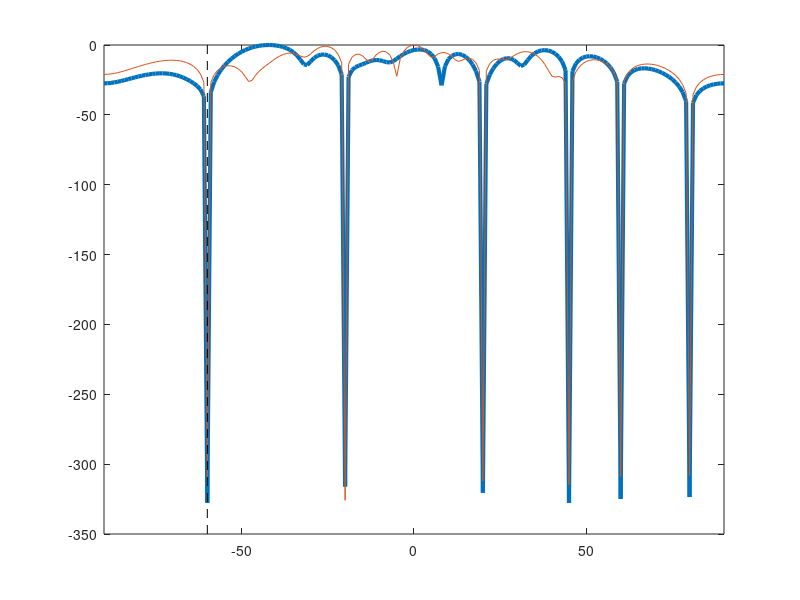

Write MATLAB code to recreate this figure. (Note: this script raises an error after producing the figure.)
close all
clear all
%%%%%%%%%%%%%%%%%%%%%%%%%%%%%%%%%%%%%%%%%%%%%%%%%%%%%%%%%%%%%%%%%%%%%%%%%%%
%----------------------------- Inputs ------------------------------------%
%%%%%%%%%%%%%%%%%%%%%%%%%%%%%%%%%%%%%%%%%%%%%%%%%%%%%%%%%%%%%%%%%%%%%%%%%%%
M = 16; %Number of elements
theta = [-60, -20, 20, 45, 60, 80]; %Directions
freq = 1*10^9; %Operating frequency
lambda = (3*10^8)/freq; %Lambda
d=lambda/2;
WF = sqrt(diag([1 1 1 1 1])); %Weighting factors
beamDirac = -90:90; %Beam range
threshold = 5*10^-16;

%%%%%%%%%%%%%%%%%%%%%%%%%%%%%%%%%%%%%%%%%%%%%%%%%%%%%%%%%%%%%%%%%%%%%%%%%%%
%------------------------ Steering vectors -------------------------------%
%%%%%%%%%%%%%%%%%%%%%%%%%%%%%%%%%%%%%%%%%%%%%%%%%%%%%%%%%%%%%%%%%%%%%%%%%%%
steering = 2*pi*d/lambda; %------------------------------------Phase Factor
for L = 1 : length(theta)
    for k = 1 : M
        %V(L,k)= (sind(theta(L)))^2 * exp((-1)*steering*sind(theta(L))*(k-1)*i); %---------Transmitting steering vector: tan square * delay
        V(L,k)= exp((-1)*steering*sind(theta(L))*(k-1)*1i); %---------Transmitting steering vector: tan square * delay
    end

end

V = transpose(V);
S = (V)*(ctranspose(V));



%%%%%%%%%%%%%%%%%%%%%%%%%%%%%%%%%%%%%%%%%%%%%%%%%%%%%%%%%%%%%%%%%%%%%%%%%%%
%-------------------------------- EC -------------------------------------%
%%%%%%%%%%%%%%%%%%%%%%%%%%%%%%%%%%%%%%%%%%%%%%%%%%%%%%%%%%%%%%%%%%%%%%%%%%%
tic
[eigVector,eigValue] = eig(S);
eigValue = diag(eigValue);
Index = find(eigValue == min(eigValue));
x_EC = eigVector(:,Index);

Null_Power = (ctranspose(x_EC))*S*x_EC;

wheighted_Nulls_EC = Null_Power*WF;
wheighted_Nulls_EC = diag(wheighted_Nulls_EC);

elapsedTime_EC = toc

%%%%%%%%%%%%%%%%%%%%%%%%%%%%%%%%%%%%%%%%%%%%%%%%%%%%%%%%%%%%%%%%%%%%%%%%%%%
%------------------------------- CMC -------------------------------------%
%%%%%%%%%%%%%%%%%%%%%%%%%%%%%%%%%%%%%%%%%%%%%%%%%%%%%%%%%%%%%%%%%%%%%%%%%%%
%In CMC the signals x_4, x_8 and x_16 are fixed for testing purpose 
%Each M should have identical threshold for different # of directions
R = [real(S) -imag(S); imag(S) real(S)]; %Step 1 of the algorithm
lambda_fac = 0.5;
R_dash = 2*(R + lambda_fac*eye(length(R)));
x=randn(M,1)+1i*randn(M,1); %Initialization of x

% %%%%% fixed x %%%%%
% x_16 = transpose([0.1732 + 0.4980i -0.5055 + 2.7891i -1.1933 + 0.7276i 0.6470 - 0.7731i -0.3536 + 0.8366i 0.0464 - 1.1283i -0.7929 - 1.4245i -1.5505 + 0.7174i 0.1716 - 0.7779i -0.0621 + 0.3160i 1.1990 + 1.4065i 0.8017 + 0.4011i 1.0533 + 0.9297i -0.7489 - 1.6058i -0.9363 + 0.6615i -1.2691 + 2.1385i]);
% 
% 
% 
% x_4 =[  1.1921 + 1.0205i 
%        -1.6118 + 0.8617i
%        -0.0245 + 0.0012i
%        -1.9488 - 0.0708i];
% 
% 
% x_8 =[ -0.2938 - 0.1765i
%        -0.8479 + 0.7914i
%        -1.1201 - 1.3320i
%         2.5260 - 2.3299i
%         1.6555 - 1.4491i
%         0.3075 + 0.3335i
%        -1.2571 + 0.3914i
%        -0.8655 + 0.4517i];
% 
% 
%   
% 
% if M==16
%     x = x_16;
% else if M == 8
%         x = x_8;
%     else
%         x = x_4; 
%     end
% end

        


B=zeros(M,2*M); %---------------------------------------Setting of B matrix
frst_x = x;
x_old = x;
x_new = x_old;

x=randn(M,1)+1i*randn(M,1);
xrand = x;


tic
n = 1;
counter = n;
while n >= 1
    B=zeros(M,2*M);
    for ii=1:M
        for jj=1:M
            if ii==jj
                B(ii,jj)=cos(angle(x(ii)));
                B(ii,jj+M)=sin(angle(x(ii)));
            end
        end
    end
    
    s = (inv(R_dash))*(transpose(B))*(inv(B*(inv(R_dash))*(transpose(B))))*(ones(length(R_dash)/2,1)); %Step 3
    
    for index = 1:M
        s_complex = s(index)+1i*s(index+M);
        x_new(index,:) = exp(1i*(angle(s_complex)));
    end

    x=x_new;
    fx(n,:) = ctranspose(x_new)*S*x_new;
    fd(n) =(abs(ctranspose(x_new)*S*x_new));

    if n>1
        if abs(abs(fd(n))-abs(fd(n-1)))
            fd_final = fd(n);
            fd_count(n) = fd_final;
        end
    else
        fd_final = fd(n);
        fd_count(n) = fd_final;
    end
    
    if fd_final <= threshold
        break
    end
    
    n = n+1;
    counter = counter+1;

end

elapsedTime_CMC = toc
fd_final=min(fd);



%%%%%%%%%%%%%%%%%%%%%%%%%%%%%%%%%%%%%%%%%%%%%%%%%%%%%%%%%%%%%%%%%%%%%%%%%%%
%------------------------------ plot CMC ---------------------------------%
%%%%%%%%%%%%%%%%%%%%%%%%%%%%%%%%%%%%%%%%%%%%%%%%%%%%%%%%%%%%%%%%%%%%%%%%%%%
v=zeros(M,1);
for ii=1:length(beamDirac)
    for k=1:M
        v(k)= exp((-1i)*steering*sind(beamDirac(ii))*(k-1));
    end
    F1(ii)=abs(v'*x).^2;
end

figure,CMC_plot = plot(beamDirac,10*log10(F1/max(F1)), 'LineWidth',3);
hold on

%%%%%%%%%%%%%%%%%%%%%%%%%%%%%%%%%%%%%%%%%%%%%%%%%%%%%%%%%%%%%%%%%%%%%%%%%%%
%------------------------------ plot EC ----------------------------------%
%%%%%%%%%%%%%%%%%%%%%%%%%%%%%%%%%%%%%%%%%%%%%%%%%%%%%%%%%%%%%%%%%%%%%%%%%%%
v=zeros(M,1);
for ii=1:length(beamDirac)
    for k=1:M
        v(k)= exp((-1i)*steering*sind(beamDirac(ii))*(k-1));
    end
    F2(ii)=abs(v'*x_EC).^2; 
end

EC_plot = plot(beamDirac,10*log10(F2/max(F2)));
xlim([beamDirac(1) beamDirac(length(beamDirac))])


EC_result = mag2db(abs(Null_Power))
CMC_result = mag2db(fd_final)


for k = 1 : length(theta)
    
    plot([theta(k) theta(k)], [-350 0],'k--')
    numstg = num2str(theta(k));
    txt = [num2str(theta(k)),char(176), '\rightarrow'];
    text(theta(k),-20,txt,'HorizontalAlignment','right','FontSize',12)

end

legend([CMC_plot EC_plot], {'CMC','EC'},'Location','east')
 xlabel('Angle (degree)')
 ylabel('Array Factor (dB)')
grid on
